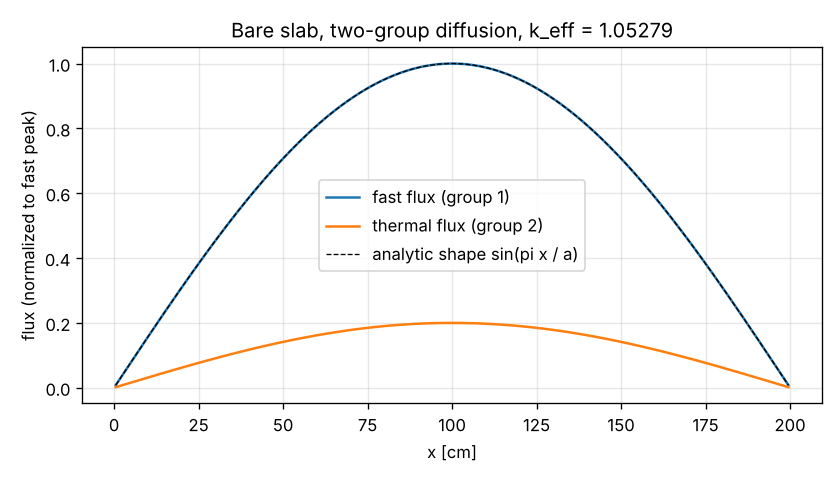

Write Python code to recreate this figure.
"""
1D two-group neutron diffusion eigenvalue solver for a bare slab reactor.

    -D1 phi1'' + Sigma_r1 phi1 = (1/k) [nuSf1 phi1 + nuSf2 phi2]     (fast group)
    -D2 phi2'' + Sigma_a2 phi2 = Sigma_s12 phi1                        (thermal group)

Sigma_r1 = Sigma_a1 + Sigma_s12 (removal from the fast group). Boundary condition: phi = 0
at both slab faces (ignoring extrapolation distance for simplicity).

Discretized with central finite differences, solved for k-effective by power iteration
(source iteration). Verified against the analytic bare-slab result and checked for
2nd-order convergence under mesh refinement.
"""
import numpy as np
import scipy.sparse as sp
import scipy.sparse.linalg as spla
import matplotlib.pyplot as plt

# --- Two-group constants [cm, 1/cm] (illustrative, roughly LWR-like) ---
D1, D2 = 1.5, 0.4
Sa1, Sa2 = 0.010, 0.100
Ss12 = 0.020
nuSf1, nuSf2 = 0.005, 0.135
Sr1 = Sa1 + Ss12
WIDTH = 200.0  # slab width [cm]


def analytic_k(width):
    B2 = (np.pi / width) ** 2  # geometric buckling of a bare slab
    return nuSf1 / (D1 * B2 + Sr1) + Ss12 * nuSf2 / ((D1 * B2 + Sr1) * (D2 * B2 + Sa2))


def laplacian(n, dx):
    """Matrix for -d2/dx2 on n interior points with zero-flux Dirichlet BCs."""
    main = 2.0 * np.ones(n)
    off = -1.0 * np.ones(n - 1)
    return sp.diags([off, main, off], [-1, 0, 1], format="csc") / dx**2


def solve(n_cells=200, width=WIDTH, tol=1e-10, max_iter=2000):
    n = n_cells - 1                 # interior nodes
    dx = width / n_cells
    x = np.linspace(dx, width - dx, n)
    L = laplacian(n, dx)
    I = sp.identity(n, format="csc")

    # Loss operators for each group, factorized once (LU) and reused every iteration
    A1 = spla.splu((D1 * L + Sr1 * I).tocsc())
    A2 = spla.splu((D2 * L + Sa2 * I).tocsc())

    phi1, phi2 = np.ones(n), np.ones(n)
    k = 1.0
    fission = nuSf1 * phi1 + nuSf2 * phi2
    for it in range(max_iter):
        phi1 = A1.solve(fission / k)            # fast flux from fission source
        phi2 = A2.solve(Ss12 * phi1)            # thermal flux from downscatter
        new_fission = nuSf1 * phi1 + nuSf2 * phi2
        k_new = k * new_fission.sum() / fission.sum()
        converged = abs(k_new - k) < tol and np.linalg.norm(new_fission - fission) / np.linalg.norm(new_fission) < 1e-8
        # normalize source to keep numbers bounded
        scale = new_fission.max()
        fission, phi1, phi2, k = new_fission / scale, phi1 / scale, phi2 / scale, k_new
        if converged:
            break
    return x, phi1, phi2, k, it + 1


if __name__ == "__main__":
    k_exact = analytic_k(WIDTH)
    print(f"Analytic k_eff = {k_exact:.8f}")

    print("\nMesh refinement study:")
    errs = []
    cells = [25, 50, 100, 200, 400]
    for nc in cells:
        _, _, _, k, iters = solve(nc)
        err = abs(k - k_exact)
        errs.append(err)
        print(f"  cells = {nc:4d}  k = {k:.8f}  |error| = {err:.2e}  iterations = {iters}")
    orders = np.log2(np.array(errs[:-1]) / np.array(errs[1:]))
    print("  observed convergence order:", np.round(orders, 2), "(expect ~2)")

    x, phi1, phi2, k, _ = solve(400)
    fig, ax = plt.subplots(figsize=(7, 4))
    ax.plot(x, phi1 / phi1.max(), label="fast flux (group 1)")
    ax.plot(x, phi2 / phi1.max(), label="thermal flux (group 2)")
    ax.plot(x, np.sin(np.pi * x / WIDTH), "k--", lw=0.8, label="analytic shape sin(pi x / a)")
    ax.set(xlabel="x [cm]", ylabel="flux (normalized to fast peak)",
           title=f"Bare slab, two-group diffusion, k_eff = {k:.5f}")
    ax.legend(); ax.grid(alpha=0.3)
    fig.tight_layout()
    fig.savefig("diffusion_1d.png", dpi=120)
    print("\nSaved diffusion_1d.png")
